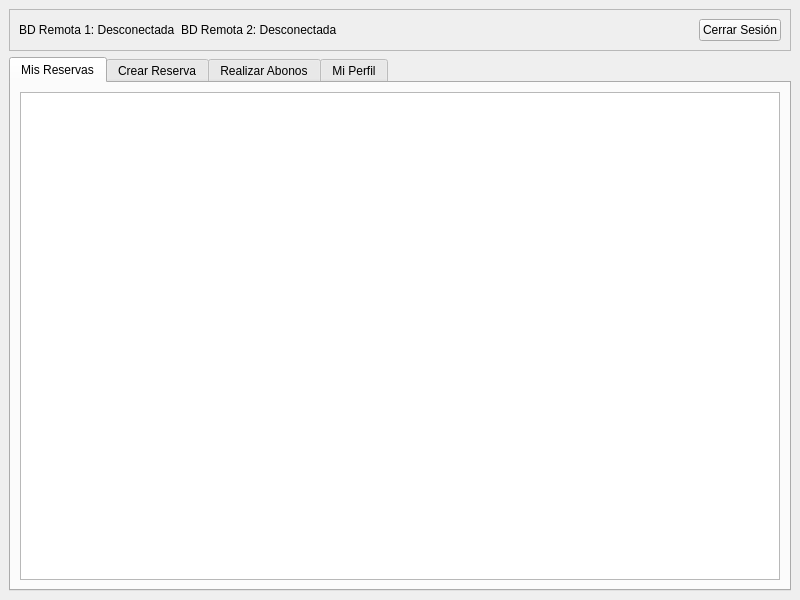
<?xml version="1.0" encoding="UTF-8"?>
<ui version="4.0">
 <class>ClienteWindow</class>
 <widget class="QMainWindow" name="ClienteWindow">
  <property name="geometry">
   <rect>
    <x>0</x>
    <y>0</y>
    <width>800</width>
    <height>600</height>
   </rect>
  </property>
  <property name="windowTitle">
   <string>Panel de Cliente</string>
  </property>
  <widget class="QWidget" name="centralwidget">
   <layout class="QVBoxLayout" name="verticalLayout">
    <item>
     <widget class="QFrame" name="topbar">
      <property name="frameShape">
       <enum>QFrame::StyledPanel</enum>
      </property>
      <property name="frameShadow">
       <enum>QFrame::Raised</enum>
      </property>
      <layout class="QHBoxLayout" name="horizontalLayout">
       <item>
        <widget class="QLabel" name="status_label1">
         <property name="text">
          <string>BD Remota 1: Desconectada</string>
         </property>
        </widget>
       </item>
       <item>
        <widget class="QLabel" name="status_label2">
         <property name="text">
          <string>BD Remota 2: Desconectada</string>
         </property>
        </widget>
       </item>
       <item>
        <spacer name="horizontalSpacer">
         <property name="orientation">
          <enum>Qt::Horizontal</enum>
         </property>
         <property name="sizeHint" stdset="0">
          <size>
           <width>40</width>
           <height>20</height>
          </size>
         </property>
        </spacer>
       </item>
       <item>
        <widget class="QPushButton" name="logout_button">
         <property name="text">
          <string>Cerrar Sesión</string>
         </property>
        </widget>
       </item>
      </layout>
     </widget>
    </item>
    <item>
     <widget class="QTabWidget" name="tabWidget">
      <property name="currentIndex">
       <number>0</number>
      </property>
      <widget class="QWidget" name="reservas_tab">
       <attribute name="title">
        <string>Mis Reservas</string>
       </attribute>
       <layout class="QVBoxLayout" name="verticalLayout_2">
        <item>
         <widget class="QListWidget" name="reservas_list"/>
        </item>
       </layout>
      </widget>
      <widget class="QWidget" name="crear_reserva_tab">
       <attribute name="title">
        <string>Crear Reserva</string>
       </attribute>
      </widget>
      <widget class="QWidget" name="abonos_tab">
       <attribute name="title">
        <string>Realizar Abonos</string>
       </attribute>
      </widget>
      <widget class="QWidget" name="perfil_tab">
       <attribute name="title">
        <string>Mi Perfil</string>
       </attribute>
      </widget>
     </widget>
    </item>
   </layout>
  </widget>
 </widget>
 <resources/>
 <connections/>
</ui>
